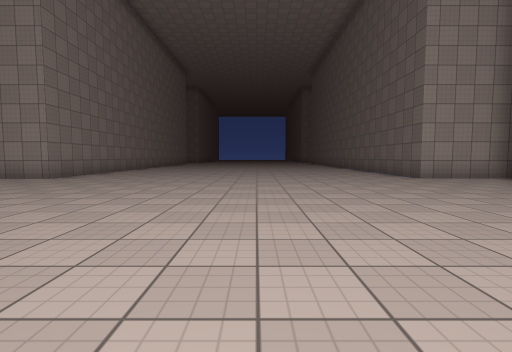
[1] (above)

17 first-person views from a walk through a Unity game level. The camera is 1.2 m above the floor, tilts 4° down and sees 85° across. The floor is counted in squares, 2 m on a side. Each view is taken from the middle of a square. On the plan, view 1 faces up. The plan holds only what a view shows up to about 9 squares ahead; the rest is blank. The place goes on beyond the plan. The player is left out. Some animated figures are left out. Surface patterns are stand-ins for the level's own textures.

[2]
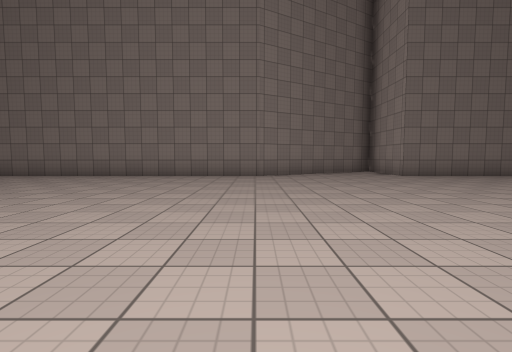

[3]
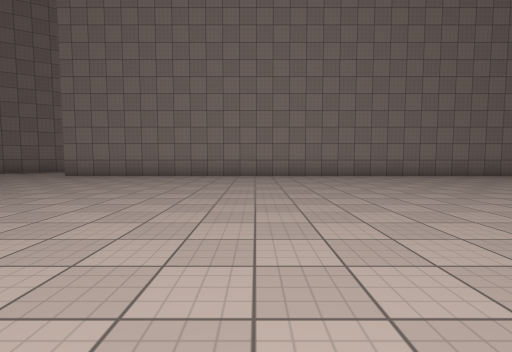

[4]
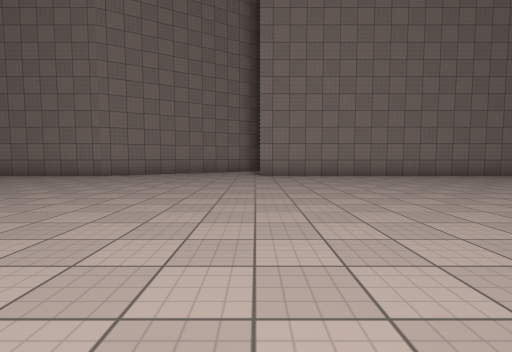

[5]
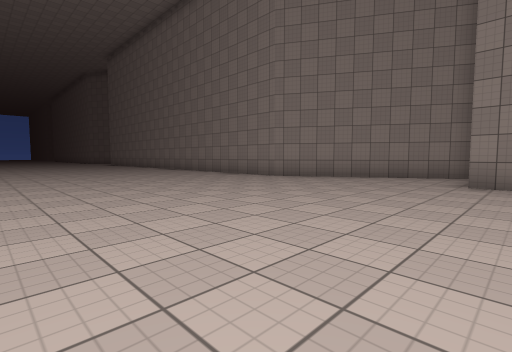

[6]
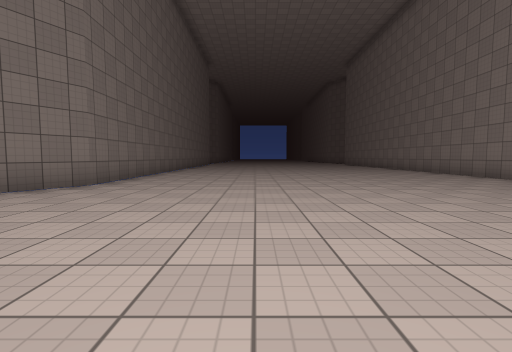

[7]
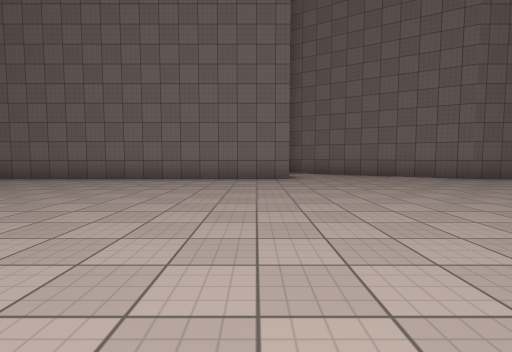

[8]
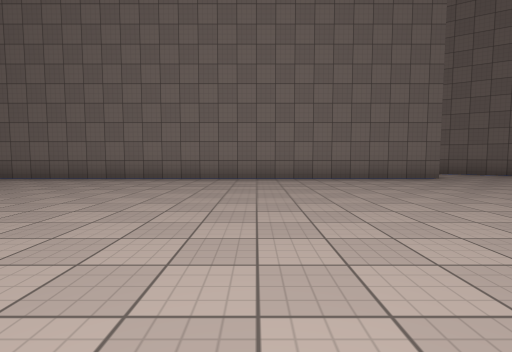

[9]
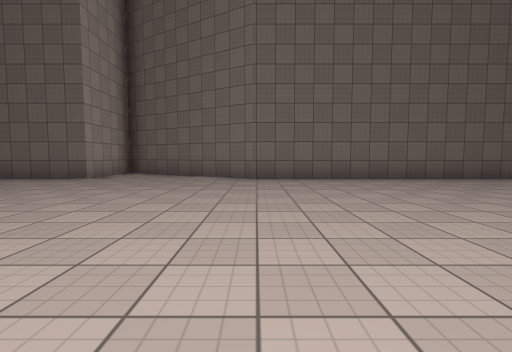

[10]
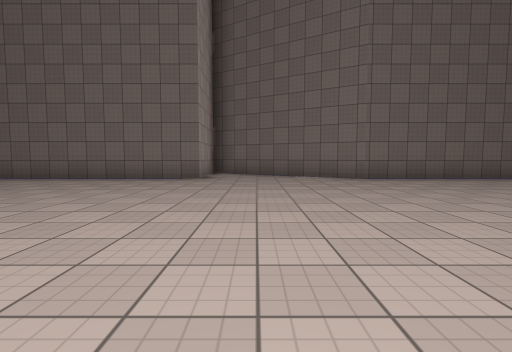

[11]
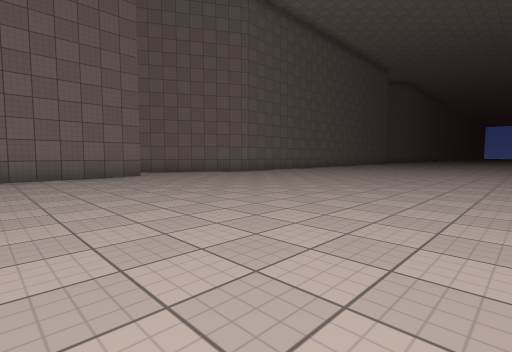

[12]
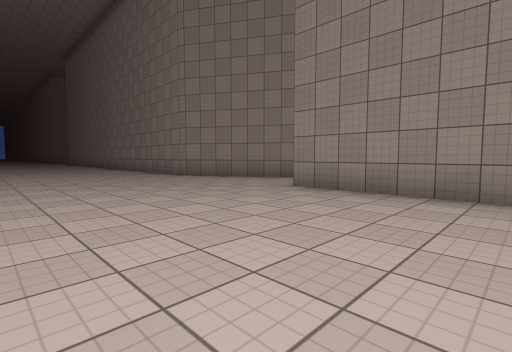

[13]
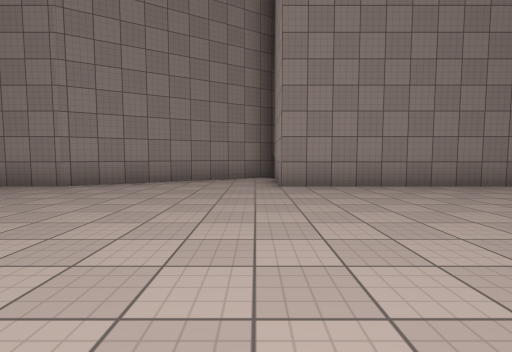

[14]
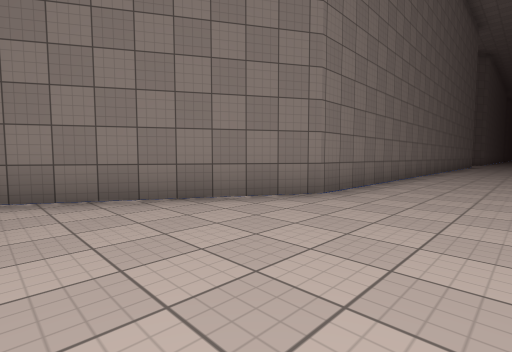

[15]
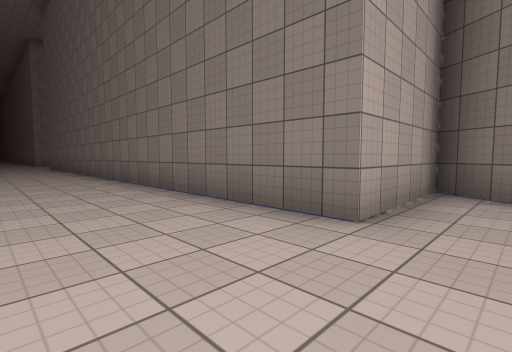

[16]
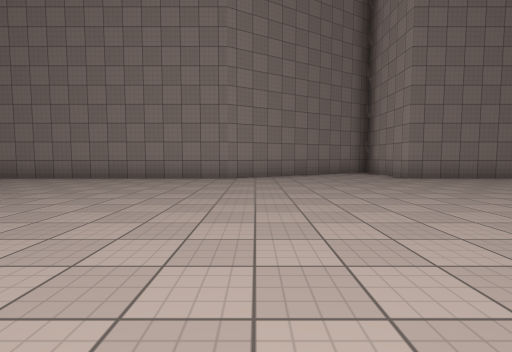

[17]
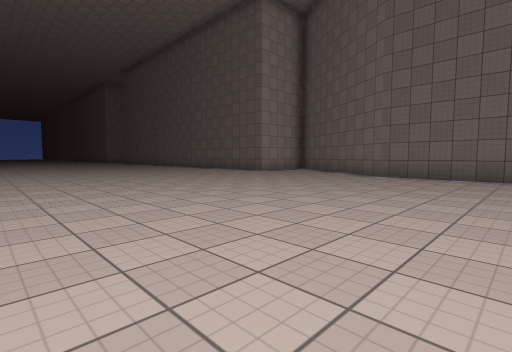

### Floor plan
Points are (right, up) in squares from view 1. A wall is a line through its corners. A room is listed if a view was taken in it or the views show most of it. See-through windows are left out.
Room 1 (views 1, 2, 3, 4, 5, 6, 7, 8, 9, 10, 11, 12, 13, 14, 15, 16, 17)
walls: (-8.3, -12.2) (-5.6, -16.8) (-5.6, -20.5); (-8.2, 7.6) (-5.6, 3.1) (-5.6, -12) (-7, -12); (6.9, 7.5) (4.4, 7.5) (4.4, 11.5); (4.4, -20) (4.4, -16.8) (7.3, -11.9) (4.4, -11.9) (4.4, 3.1) (6.7, 6.9); (-5.6, 11.5) (-5.6, 7.4) (-7, 7.4)

Positions as (right, up) in squares from view 1, and headings:
1: (0, 0), facing up
2: (3, 3), facing left
3: (3, -6), facing left
4: (3, -12), facing left
5: (1, -11), facing down-left
6: (1, -11), facing down
7: (-3, -11), facing right
8: (-3, -7), facing right
9: (-3, 3), facing right
10: (-3, 6), facing right
11: (-4, 11), facing down-right
12: (-1, 11), facing down-left
13: (0, 7), facing left
14: (2, 7), facing down-right
15: (2, -13), facing up-right
16: (2, -16), facing left
17: (-4, -20), facing up-right
